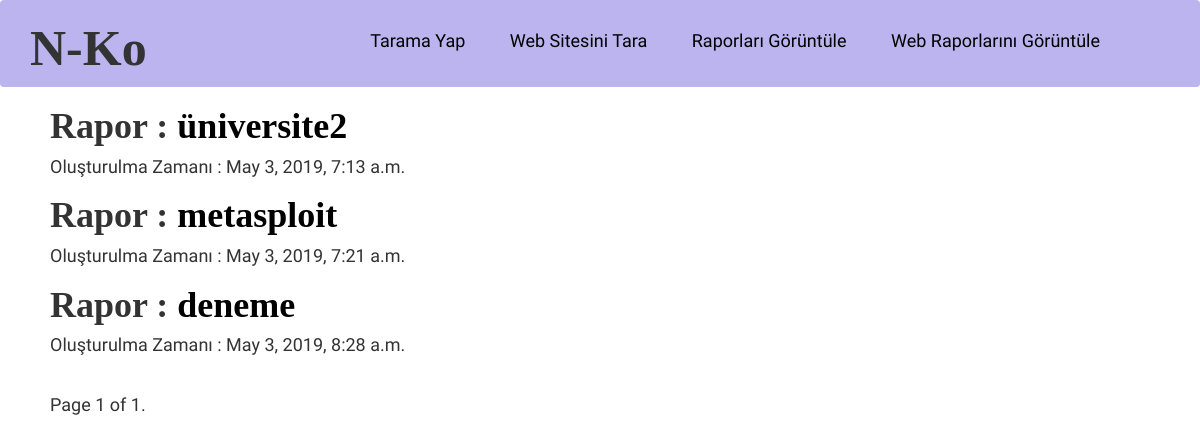
The page /list/ on the database as committed earlier.
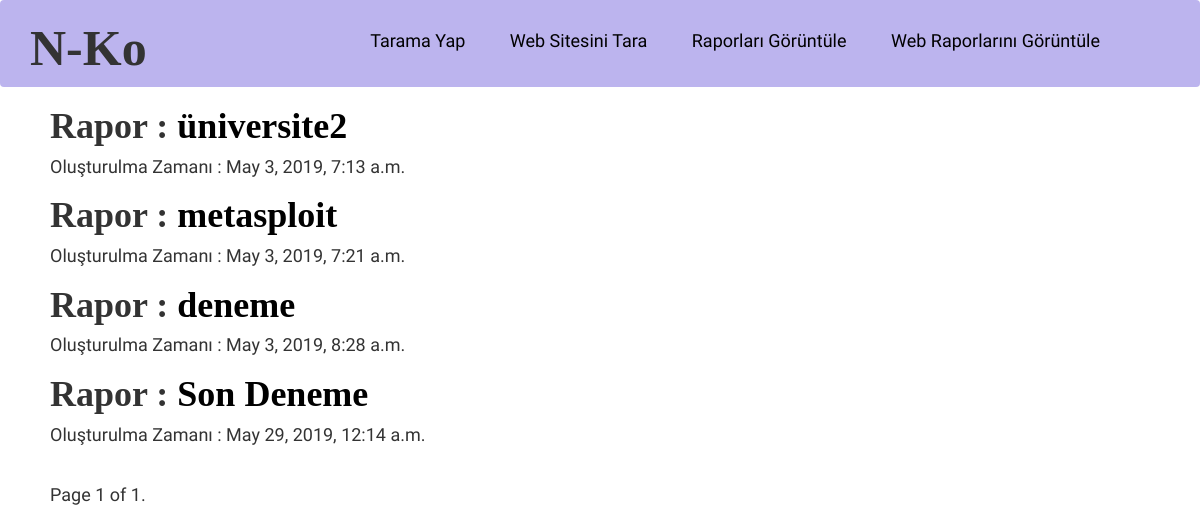
The same page on the database as committed later.
### reports/models.py (models this page shows, shortened)
class Report(models.Model):
    ip = models.CharField(max_length=200)
    title = models.CharField(max_length=200)
    content = models.TextField()
    created_date = models.DateTimeField(auto_now_add=True)

### reports/views.py (the view)
# urls.py: path('list/', views.report_list, name='report_list'),
def report_list(request):
    report_list = Report.objects.all()
    paginator = Paginator(report_list, 5)  # her sayfada 5 rapor göster
    page = request.GET.get('page')
    reports = paginator.get_page(page)
    return render(request, 'templates/reports/report_list.html', {'reports': reports})

### templates/reports/report_list.html (shortened to what this page needs)
{% extends 'templates/reports/base.html' %}
{% block content %}
    {% for report in reports %}
        <div class="report">
            <h1>Rapor : <a href="{% url 'report_detail' pk=report.pk %}">{{ report.title }}</a></h1>
            <h4>Oluşturulma Zamanı : {{ report.created_date }} </h4>
        </div>
    {% endfor %}
    <div class="pagination">
        <h4><span class="step-links">
            <span class="current">
                Page {{ reports.number }} of {{ reports.paginator.num_pages }}.
            </span>
        </span></h4>
    </div>
{% endblock %}

Rows that differ between the two databases and show on the page:
added Report: title "Son Deneme", created_date "May 29, 2019, 12:14 a.m."
